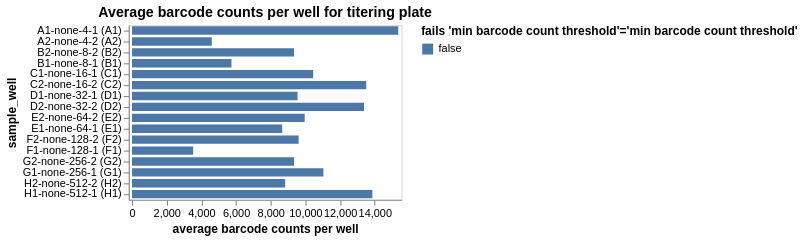

The cell this chart's notebook holds for it:
### Markdown cell above
Plot average counts per barcode.
If a sample has inadequate barcode counts, it may not have good enough statistics for accurate analysis, and a QC-threshold is applied:

### Code cell
avg_barcode_counts = (
    counts.groupby(
        ["well", "sample_well"],
        dropna=False,
        as_index=False,
    )
    .aggregate(avg_count=pd.NamedAgg("count", "mean"))
    .assign(
        fails_qc=lambda x: (
            x["avg_count"] < 500
        ),
    )
)

avg_barcode_counts_chart = (
    alt.Chart(avg_barcode_counts)
    .encode(
        alt.X(
            "avg_count",
            title="average barcode counts per well",
            scale=alt.Scale(nice=False, padding=3),
        ),
        alt.Y("sample_well", sort=sample_wells),
        alt.Color(
            "fails_qc",
            title=f"fails {'min barcode count threshold'=}",
            legend=alt.Legend(titleLimit=500),
        ),
        tooltip=[
            alt.Tooltip(c, format=".3g") if avg_barcode_counts[c].dtype == float else c
            for c in avg_barcode_counts.columns
        ],
    )
    .mark_bar(height={"band": 0.85})
    .properties(
        height=alt.Step(10),
        width=250,
        title=f"Average barcode counts per well for titering plate",
    )
    .configure_axis(grid=False)
)

display(avg_barcode_counts_chart)

# drop wells failing QC
avg_barcode_counts_per_well_drops = list(avg_barcode_counts.query("fails_qc")["well"])

### Figure 1 — Vega-Lite specification as saved in the notebook (floating-point values rounded to 4 significant figures)
{"config": {"view": {"continuousWidth": 300, "continuousHeight": 300}, "axis": {"grid": false}}, "data": {"name": "data-1833bc59b48abea0ae965dcddec00671"}, "mark": {"type": "bar", "height": {"band": 0.85}}, "encoding": {"color": {"field": "fails_qc", "legend": {"titleLimit": 500}, "title": "fails 'min barcode count threshold'='min barcode count threshold'", "type": "nominal"}, "tooltip": [{"field": "well", "type": "nominal"}, {"field": "sample_well", "type": "nominal"}, {"field": "avg_count", "format": ".3g", "type": "quantitative"}, {"field": "fails_qc", "type": "nominal"}], "x": {"field": "avg_count", "scale": {"nice": false, "padding": 3}, "title": "average barcode counts per well", "type": "quantitative"}, "y": {"field": "sample_well", "sort": ["A1-none-4-1 (A1)", "A1-none-4-1 (A1)", "A1-none-4-1 (A1)", "A1-none-4-1 (A1)", "A1-none-4-1 (A1)", "A2-none-4-2 (A2)", "A2-none-4-2 (A2)", "A2-none-4-2 (A2)", "A2-none-4-2 (A2)", "A2-none-4-2 (A2)", "B2-none-8-2 (B2)", "B2-none-8-2 (B2)", "B2-none-8-2 (B2)", "B1-none-8-1 (B1)", "B1-none-8-1 (B1)", "B1-none-8-1 (B1)", "B1-none-8-1 (B1)", "B2-none-8-2 (B2)", "B2-none-8-2 (B2)", "B1-none-8-1 (B1)", "C1-none-16-1 (C1)", "C1-none-16-1 (C1)", "C2-none-16-2 (C2)", "C1-none-16-1 (C1)", "C2-none-16-2 (C2)", "C2-none-16-2 (C2)", "C1-none-16-1 (C1)", "C2-none-16-2 (C2)", "C2-none-16-2 (C2)", "C1-none-16-1 (C1)", "D1-none-32-1 (D1)", "D1-none-32-1 (D1)", "D2-none-32-2 (D2)", "D2-none-32-2 (D2)", "D2-none-32-2 (D2)", "D1-none-32-1 (D1)", "D1-none-32-1 (D1)", "D1-none-32-1 (D1)", "D2-none-32-2 (D2)", "D2-none-32-2 (D2)", "E2-none-64-2 (E2)", "E2-none-64-2 (E2)", "E2-none-64-2 (E2)", "E1-none-64-1 (E1)", "E1-none-64-1 (E1)", "E1-none-64-1 (E1)", "E2-none-64-2 (E2)", "E2-none-64-2 (E2)", "E1-none-64-1 (E1)", "E1-none-64-1 (E1)", "F2-none-128-2 (F2)", "F1-none-128-1 (F1)", "F1-none-128-1 (F1)", "F1-none-128-1 (F1)", "F1-none-128-1 (F1)", "F1-none-128-1 (F1)", "F2-none-128-2 (F2)", "F2-none-128-2 (F2)", "F2-none-128-2 (F2)", "F2-none-128-2 (F2)", "G2-none-256-2 (G2)", "G1-none-256-1 (G1)", "G1-none-256-1 (G1)", "G1-none-256-1 (G1)", "G2-none-256-2 (G2)", "G2-none-256-2 (G2)", "G1-none-256-1 (G1)", "G1-none-256-1 (G1)", "G2-none-256-2 (G2)", "G2-none-256-2 (G2)", "H2-none-512-2 (H2)", "H1-none-512-1 (H1)", "H1-none-512-1 (H1)", "H2-none-512-2 (H2)", "H2-none-512-2 (H2)", "H2-none-512-2 (H2)", "H1-none-512-1 (H1)", "H1-none-512-1 (H1)", "H1-none-512-1 (H1)", "H2-none-512-2 (H2)"], "type": "nominal"}}, "height": {"step": 10}, "title": "Average barcode counts per well for titering plate", "width": 250, "$schema": "https://vega.github.io/schema/vega-lite/v6.1.0.json", "datasets": {"data-1833bc59b48abea0ae965dcddec00671": [{"well": "A1", "sample_well": "A1-none-4-1 (A1)", "avg_count": 15350.0, "fails_qc": false}, {"well": "A2", "sample_well": "A2-none-4-2 (A2)", "avg_count": 4601.0, "fails_qc": false}, {"well": "B1", "sample_well": "B1-none-8-1 (B1)", "avg_count": 5737.0, "fails_qc": false}, {"well": "B2", "sample_well": "B2-none-8-2 (B2)", "avg_count": 9344.0, "fails_qc": false}, {"well": "C1", "sample_well": "C1-none-16-1 (C1)", "avg_count": 10450.0, "fails_qc": false}, {"well": "C2", "sample_well": "C2-none-16-2 (C2)", "avg_count": 13510.0, "fails_qc": false}, {"well": "D1", "sample_well": "D1-none-32-1 (D1)", "avg_count": 9547.0, "fails_qc": false}, {"well": "D2", "sample_well": "D2-none-32-2 (D2)", "avg_count": 13380.0, "fails_qc": false}, {"well": "E1", "sample_well": "E1-none-64-1 (E1)", "avg_count": 8662.0, "fails_qc": false}, {"well": "E2", "sample_well": "E2-none-64-2 (E2)", "avg_count": 9959.0, "fails_qc": false}, {"well": "F1", "sample_well": "F1-none-128-1 (F1)", "avg_count": 3530.0, "fails_qc": false}, {"well": "F2", "sample_well": "F2-none-128-2 (F2)", "avg_count": 9610.0, "fails_qc": false}, {"well": "G1", "sample_well": "G1-none-256-1 (G1)", "avg_count": 11040.0, "fails_qc": false}, {"well": "G2", "sample_well": "G2-none-256-2 (G2)", "avg_count": 9348.0, "fails_qc": false}, {"well": "H1", "sample_well": "H1-none-512-1 (H1)", "avg_count": 13860.0, "fails_qc": false}, {"well": "H2", "sample_well": "H2-none-512-2 (H2)", "avg_count": 8833.0, "fails_qc": false}]}}
